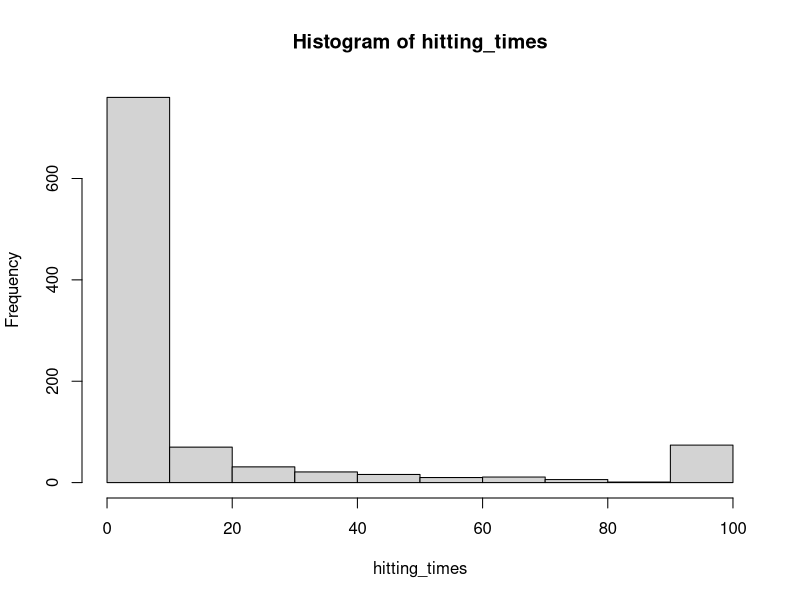

R code for this plot:
# Symmetric random walk simulation to estimate the expected first hitting time to 1 with horizon n

# Function to simulate a single random walk and calculate the first hitting time
simulate_random_walk <- function(horizon) {
  position <- 0  # Start at 0
  for (step in 1:horizon) {
    move <- sample(c(-1, 1), 1)  # Randomly choose -1 or 1
    position <- position + move  # Update position
    
    if (position == 1) {
      return(step)  # Return the step when hitting 1
    }
  }
  return(horizon)  # If horizon is reached without hitting 1
}

# Function to estimate the expected hitting time by averaging multiple trials
estimate_hitting_time <- function(horizon, trials) {
  hitting_times <- numeric(trials)  # Pre allocate vector for hitting times
  
  for (i in 1:trials) {
    hitting_times[i] <- simulate_random_walk(horizon)
  }
  hist(hitting_times)
  
  return(mean(hitting_times))  # Return the average hitting time
}

# Parameters
horizon <- 100  # Maximum number of steps
trials <- 1000  # Number of simulations

# Estimate the expected hitting time
expected_hitting_time <- estimate_hitting_time(horizon, trials)
cat("Estimated expected hitting time to 1 with horizon", horizon, ":", expected_hitting_time, "\n")
